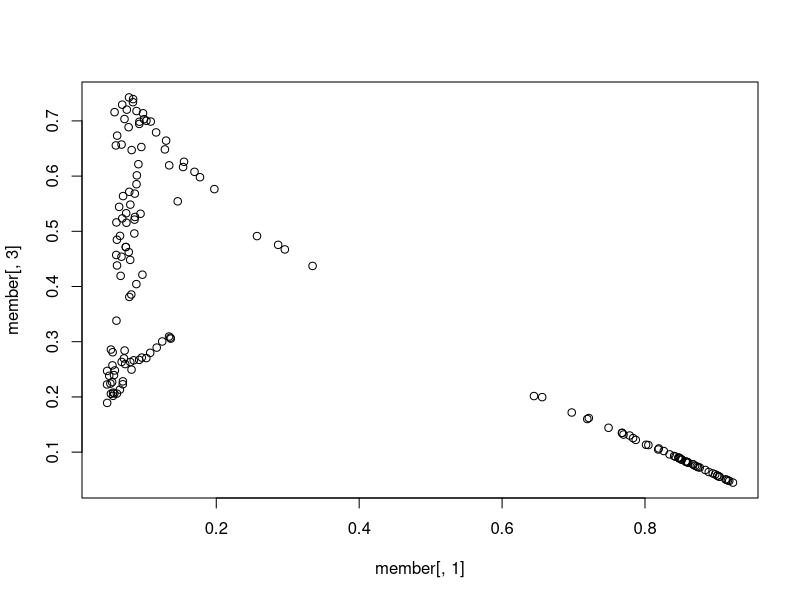
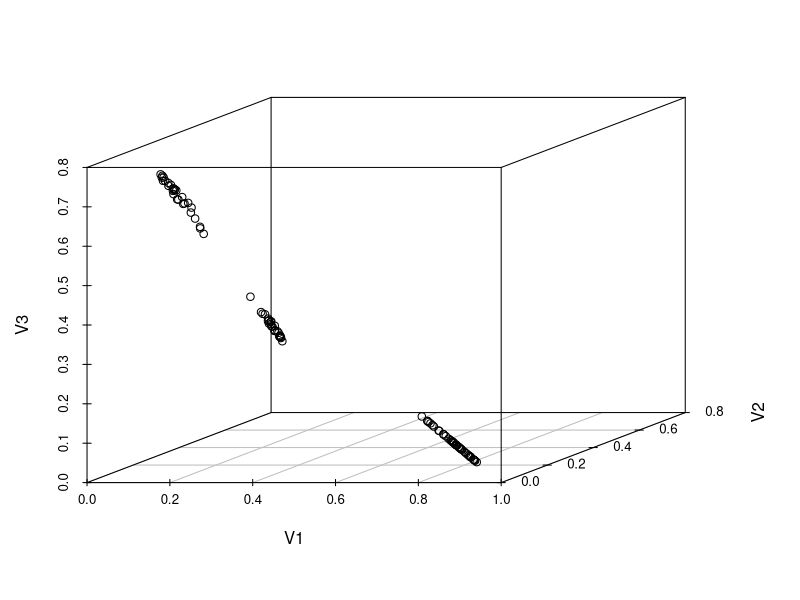

Generate these figures, in order, with R:
library(cluster)
library(dplyr)
library(scatterplot3d)
library(ggplot2)

#set iris$Sepal.Length, Sepal.Width, Petal.Length, Petal.Width as training data
#    Sepal.Length Sepal.Width Petal.Length Petal.Width
#1            5.1         3.5          1.4         0.2
#2            4.9         3.0          1.4         0.2
#3            4.7         3.2          1.3         0.2
#4            4.6         3.1          1.5         0.2

x <- iris[1:4]

#use Fuzzy c means function named cluster::fanny
cm <- cluster::fanny(x,3)

#check result of FCM from membership
cm$membership
member <- as.data.frame(cm$membership)

member <- member %>%
  mutate(Species = iris$Species)

#visualize result
plot(member[,1],member[,3])


filterm <- member %>%
  filter(V1^2+V2^2+V3 > 0.7) 

#3d plot might be better for more comprehension
scatterplot3d(filterm[,1:3])
